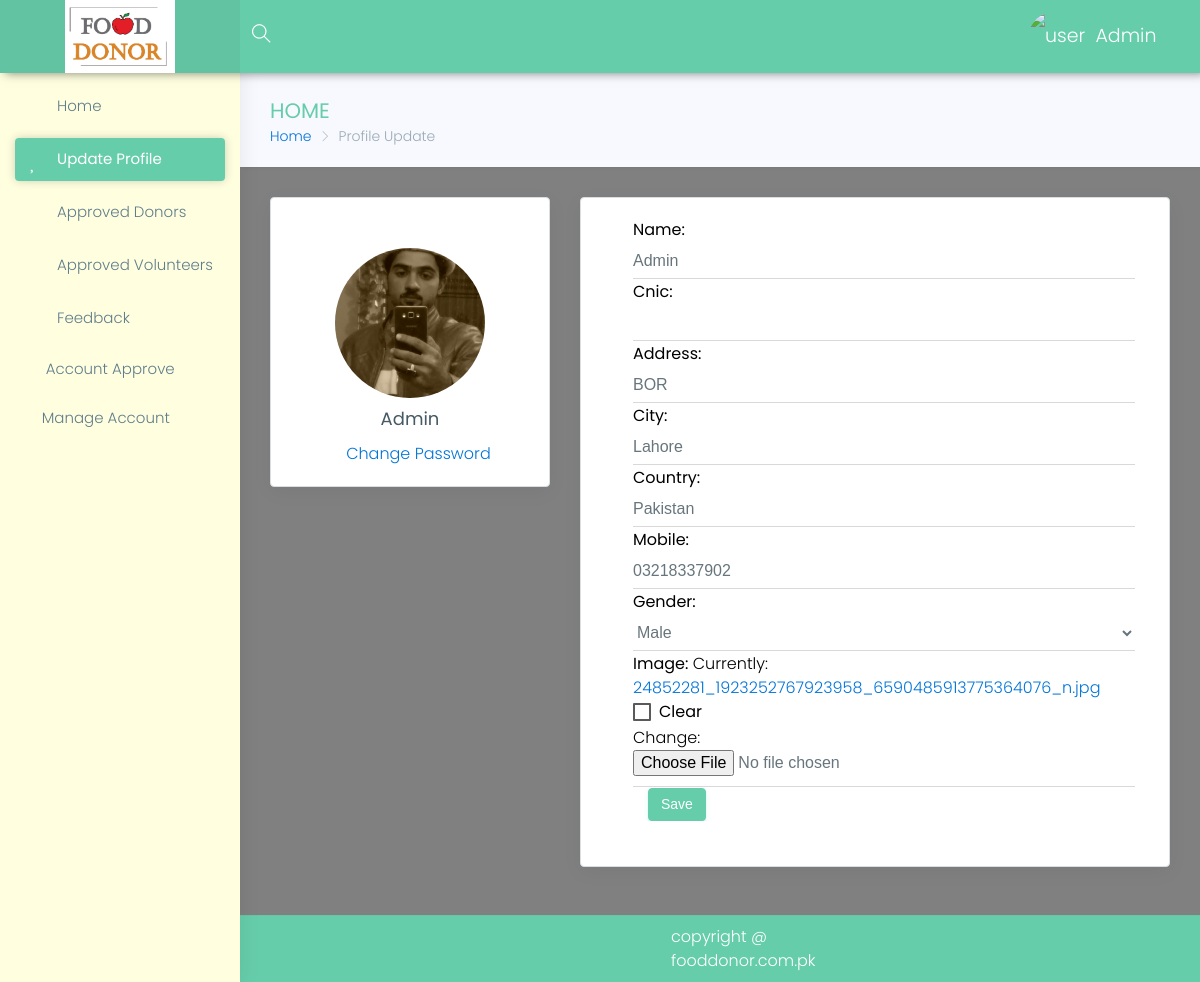
The page /fdsadmin/profile (signed in) on the database its author committed.
### fdsadmin/models.py (models this page shows, shortened)
class FdsAdmin(models.Model):
    user = models.OneToOneField(User, on_delete=models.CASCADE, primary_key=True)
    name = models.CharField(max_length=100, blank=False, null=False)
    role = models.CharField(default='Admin', blank=False, max_length=10)
    address = models.CharField(max_length=100, blank=False, null=False)
    mobile = models.CharField(max_length=15, blank=False)
    image = models.ImageField(blank=True, null=True)
    gender = models.CharField(max_length=6, blank=True, null=True, choices=gender)
    city = models.CharField(max_length=20, blank=True, null=True)
    country = models.CharField(max_length=20, blank=True, null=True)
    cnic = models.CharField(max_length=20, blank=True, null=True)

### fdsadmin/views.py (the view, shortened to what this page needs)
@login_required
def profile(request):
    if not auth_admin(request):
        return redirect('/home/login')
    fdsAdmin = FdsAdmin.objects.filter(user=request.user).first()
    form = ProfileForm(instance=fdsAdmin)
    msg = ""
    return render(request, 'fdsadmin/profile.html', {'form': form, 'msg': msg, 'user1': fdsAdmin})

### fdsadmin/forms.py
class ProfileForm(ModelForm):
    class Meta:
        model=FdsAdmin
        fields=(
            "name",
            "cnic",
            "address",
            'city',
            'country',
            "mobile",
            'gender',
            'image',
        )

### fdsadmin/views.py (called while the page is built)
def auth_admin(request):
    if request.user.is_staff:
        return True
    else:
        return False

### templates/fdsadmin/profile.html (shortened to what this page needs)
{% extends 'panel-base.html' %}
{% load static %}
{% block sidebar %}
            {% include 'fdsadmin/sidebar.html' %}
        {% endblock %}
{% block bradcrump %}
    <div class="row page-titles">
                    <div class="col-md-5 col-8 align-self-center">
                        <h3 class="text-themecolor">HOME</h3>
                        <ol class="breadcrumb">
                            <li class="breadcrumb-item"><a href="{% url 'fdsadmin-index' %}">Home</a></li>
                            <li class="breadcrumb-item active">Profile Update</li>
                        </ol>
                    </div>
                </div>
{% endblock %}
{% block main %}
 <div class="row">
                    <div class="col-lg-4 col-xlg-3 col-md-5">
                        <div class="card">
                            <div class="card-block">
                                <center class="m-t-30">
                                    {% if user1.image %}
                                        <img src="{{ user1.image.url }}" class="img-circle" width="150" />
                                    {% endif %}
                                    <h4 class="card-title m-t-10">{{ user1.name }}</h4>
                                </center>
                            <center>
                            <a href="{% url 'fdsadmin-password' %}"><i class="mdi mdi-key"></i> Change Password</a>
                            </center>
                            </div>
                        </div>
                    </div>
                    <div class="col-lg-8 col-xlg-9 col-md-7">
                        <div class="card" style=" background-color: white;">
                            <div class="card-block" style="margin-left: 32px;
                              padding-right: 34px; color: black;">
                                <form method="post" enctype="multipart/form-data" class="form-horizontal form-material">
                                   {% include 'form.html' %}
                                    <div class="form-group">
                                        <div class="col-sm-12">
                                            <button class="btn btn-success">Save</button>
                                        </div>
                                    </div>
                                </form>
                            </div>
                        </div>
                    </div>
                </div>
{% endblock %}

### templates/panel-base.html (shortened to what this page needs)
{% load static %}
<!DOCTYPE html>
<html lang="en">
<head>
    <link href="{% static 'Panel/assets/plugins/bootstrap/css/bootstrap.min.css' %}" rel="stylesheet">
    <link href="{% static 'Panel/assets/plugins/chartist-js/dist/chartist.min.css' %}" rel="stylesheet">
    <link href="{% static 'Panel/assets/plugins/chartist-js/dist/chartist-init.css' %}" rel="stylesheet">
    <link href="{% static 'Panel/assets/plugins/chartist-plugin-tooltip-master/dist/chartist-plugin-tooltip.css' %}" rel="stylesheet">
    <link href="{% static 'Panel/assets/plugins/c3-master/c3.min.css' %}" rel="stylesheet">
    <link href="{% static 'Panel/lite/css/style.css' %}" rel="stylesheet">
    <link href="{% static 'Panel/lite/css/colors/blue.css' %}" id="theme" rel="stylesheet">
    <link rel="stylesheet" type="text/css" href="https://cdn.datatables.net/v/bs4/jq-3.3.1/dt-1.10.18/datatables.min.css"/>
</head>
<body class="fix-header fix-sidebar card-no-border">
    <div id="main-wrapper">
        <header class="topbar">
            <nav class="navbar top-navbar navbar-toggleable-sm navbar-light">
                <div class="navbar-header">
                    <a class="navbar-brand" href="{% url 'donor-index' %}">
                        <b>
                            <img src="{% static "images/Capture.PNG" %}" style="width: 110px" alt="homepage" class="light-logo" />
                        </b>
                    </a>
                </div>
                <div class="navbar-collapse">
                    <ul class="navbar-nav mr-auto mt-md-0">
                        <li class="nav-item hidden-sm-down search-box"> <a class="nav-link hidden-sm-down text-muted waves-effect waves-dark" href="javascript:void(0)"><i class="ti-search"></i></a>
                        </li>
                    </ul>
                    <ul class="navbar-nav my-lg-0">
                        <li class="nav-item dropdown">
                            <a href="" class="link" data-toggle="tooltip" title="Email"><i class="mdi mdi-gmail" style="
                                     margin-right: 46px;"></i></a>
                            <a class="nav-link dropdown-toggle text-muted waves-effect waves-dark" href="" data-toggle="dropdown" aria-haspopup="true" aria-expanded="false"><img src="{{ request.session.pic }}" alt="user" class="profile-pic m-r-10" />{{ user.first_name }}</a>
                        <a href="/home/logout" class="link" data-toggle="tooltip" title="Logout"><i class="mdi mdi-power"></i></a>
                        </li>
                    </ul>
                </div>
            </nav>
        </header>
        {% block sidebar %}
        {% endblock %}
        <div class="page-wrapper">
            <div class="container-fluid" style="padding-top: 0px;">
                {% block bradcrump %}{% endblock %}
                {% block main %}{% endblock %}
            </div>
            <footer class="footer"> copyright @ fooddonor.com.pk </footer>
        </div>
    </div>
</body>
</html>

### templates/form.html (shortened to what this page needs)
{% for field in form %}
        {{ field.label_tag }}
        {{ field }}
{% endfor %}

### home/static/Panel/lite/css/colors/blue.css (style rules this page uses)
.topbar { background: #66CDAA; }
.topbar .navbar-header { background: rgba(0, 0, 0, 0.05); }
.topbar .top-navbar .navbar-header .navbar-brand .light-logo { display: inline-block; color: rgba(255, 255, 255, 0.8); }
.topbar .navbar-light .navbar-nav .nav-item > a.nav-link { color: #ffffff !important; }
.text-themecolor { color: #66CDAA !important; }

### templates/panel-base.html (style rules this page uses)
.footer { padding: 9px 431px !important; }

### rows shown on the page
FdsAdmin: image (picture), name "Admin", form "Admin" "BOR" "Lahore" "Pakistan" "03218337902" "Male"

### other values the page prints
{{ user.first_name }} "Admin"
{{ field.label_tag }} "Name:" "Cnic:" "Address:" "City:" "Country:" "Mobile:" "Gender:" "Image:"
